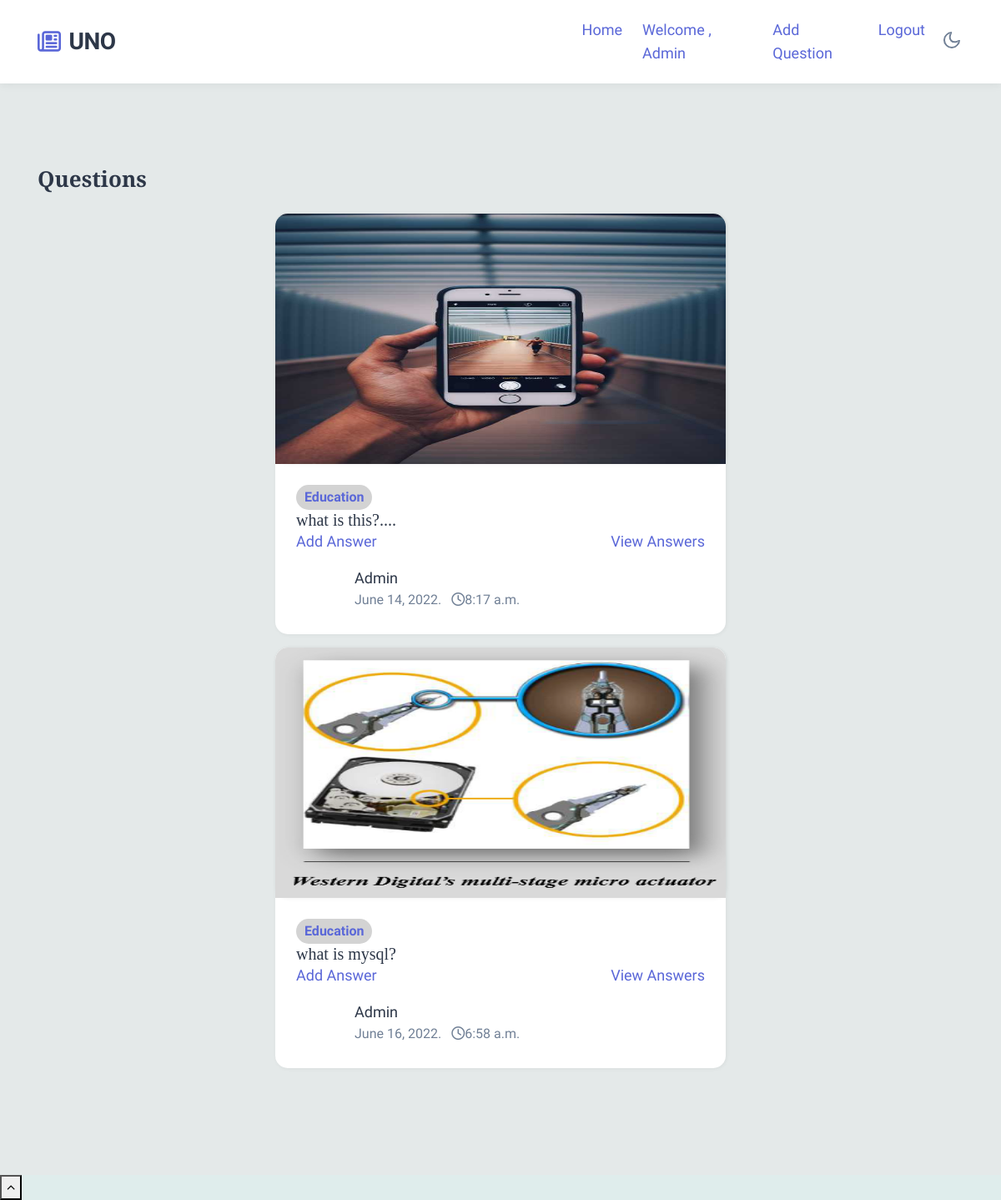
The page /categorylist/1 (signed in) on the database as committed earlier.
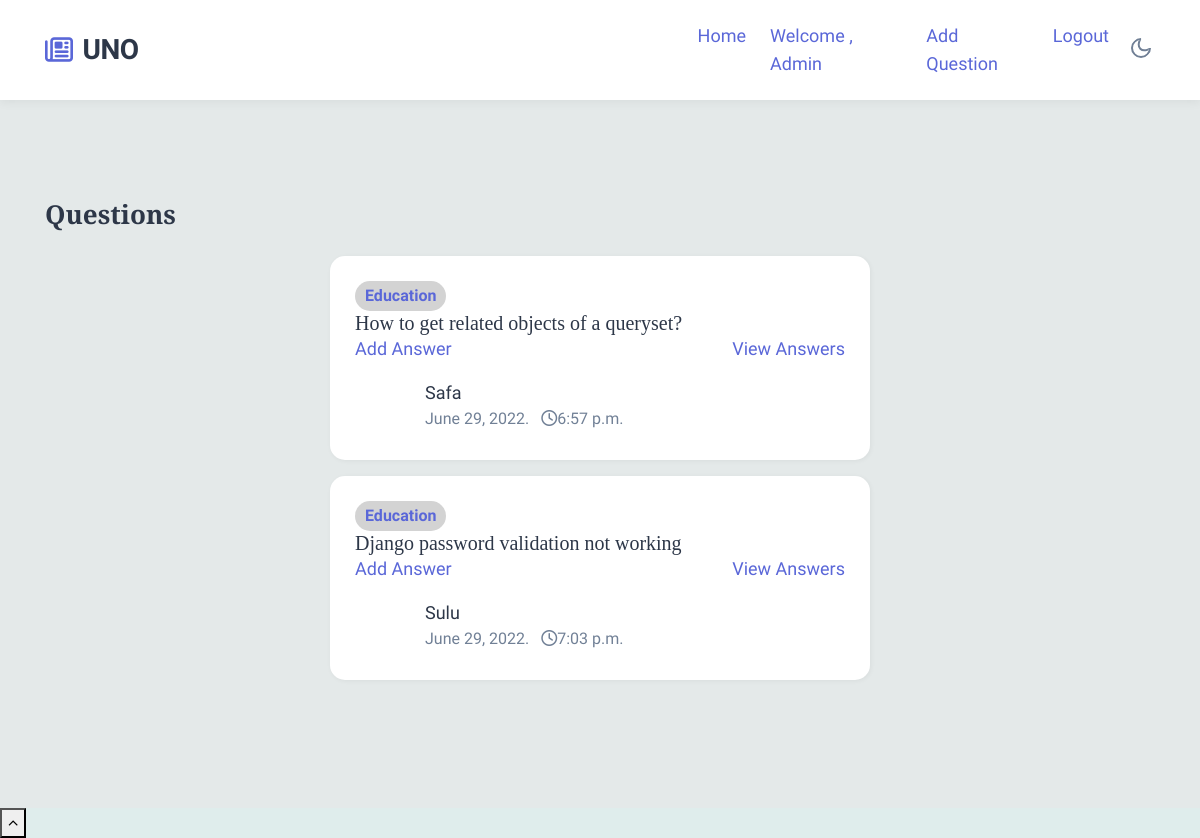
The same page on the database as committed later.
### myapp/models.py (models this page shows, shortened)
class QuestionModel(models.Model):
	user=models.ForeignKey(User,on_delete=models.CASCADE)
	qn=models.TextField(max_length=1000)
	pic=models.ImageField(upload_to="qnpic/",blank=True)
	group=models.ForeignKey(CategoryModel,on_delete=models.CASCADE)
	status=models.BooleanField(default=True)
	created_on=models.DateTimeField(auto_now=True)
	updated_on=models.DateTimeField(auto_now=True)

class CategoryModel(models.Model):
	name=models.CharField(max_length=30)
	status=models.BooleanField(default=True)
	created_on=models.DateTimeField(auto_now=True)
	def __str__(self):
		return self.name

### myapp/views.py (the view)
# urls.py: path('categorylist/<int:pk>', CategoryList.as_view(), name='categorylist'),
class CategoryList(View):
	template_name='categorylist.html'
	def get(self,request,pk):
		data=CategoryModel.objects.get(id=pk)
		answerdata=QuestionModel.objects.filter(group=data)
		return render(request,self.template_name,{'answerdata':answerdata,'data':data})

### templates/categorylist.html (shortened to what this page needs)
{% load static %}
<!doctype html>
<html lang="en">
<head>
    <link href="https://cdn.jsdelivr.net/npm/bootstrap@5.1.3/dist/css/bootstrap.min.css" rel="stylesheet">
    <link rel="stylesheet" href="{% static 'assets/css/style-starter.css' %}">
</head>
<body>
    <header class="w3l-header">
        <div class="container">
            <nav class="navbar navbar-expand-lg navbar-light fill px-lg-0 py-0 px-sm-3 px-0">
                <a class="navbar-brand" href="index.html">
                    <span class="fa fa-newspaper-o"></span> UNO</a>
                <div class="collapse navbar-collapse" id="navbarSupportedContent">
                    <ul class="navbar-nav">
                        <li class="nav-item active">
                            <a class="nav-link" href="/">Home</a>
                        </li>
                        {% if user.is_authenticated %}
                        <li class="nav-item active">
                            <a class="nav-link" href=" ">Welcome , {{request.user}}</a>
                        </li>
                        <li class="nav-item active">
                            <a class="nav-link" href="addqn/">Add Question</a>
                        </li>
                        <li class="nav-item active">
                            <a class="nav-link" href="{% url 'logout'%}">Logout</a>
                        </li>
                        {% endif %}
                    </ul>
                </div>
                <div class="mobile-position">
                    <nav class="navigation">
                        <div class="theme-switch-wrapper">
                            <label class="theme-switch" for="checkbox">
                                <div class="mode-container">
                                    <i class="gg-moon"></i>
                                </div>
                            </label>
                        </div>
                    </nav>
                </div>
        </div>
    </header>
    {% if user.is_authenticated %}
    <div class="w3l-homeblock2 py-5" style="background-color: rgb(228, 233, 233);">
        <div class="container py-lg-5 py-md-4">
            <h3 class="section-title-left mb-4">Questions</h3>
            <div class="row justify-content-center">
                <div class="col-6 mb-3 item">
                    {% for i in answerdata %}
                    <div class="card mb-3">
                        <div class="card-header p-0 position-relative">
                            {% if i.pic %}
                                <img class="card-img-bottom d-block radius-image-full" src="{{i.pic.url}}"
                                    alt="Card image cap" height="300px" width="300px">
                            {% endif %}
                        </div>
                        <div class="card-body blog-details">
                            <span class="label-blue">{{i.group}}</span>
                            <h5>{{i.qn}}</h5>
                            <p>
                                <a href="{% url 'addans' i.id %}" class="text-blue">Add Answer</a>
                                <a href="{% url 'answers' i.id %}" class="text-blue float-right"> View Answers</a>
                            </p>
                            <div class="author align-items-center mt-3 mb-1">
                                <ul class="blog-meta">
                                    <li>
                                        <a href="{% url 'chatroom' i.user.id %}">{{i.user}}</a>
                                    </li>
                                    <li class="meta-item blog-lesson">
                                        <span class="meta-value"> {{i.created_on.date}}</span>. <span
                                            class="meta-value ml-2"><span class="fa fa-clock-o"></span>{{i.created_on.time}}</span>
                                    </li>
                                </ul>
                            </div>
                        </div>
                    </div>
                    {% endfor %}
                </div>
            </div>
        </div>
    </div>
        <button onclick="topFunction()" id="movetop" title="Go to top">
            <span class="fa fa-angle-up"></span>
        </button>
{% else %}
<center style="padding-top: 250px;">
<h2>You need to login to View this content. Please <b><a href="{% url 'login'%}">Login</a></h2>
</center>
{% endif %}
</body>
</html>

Rows that differ between the two databases and show on the page:
removed QuestionModel: pic (picture), group "Education", qn "what is this?....", user "Admin", created_on "June 14, 2022", created_on.time "8:17 a.m."
removed QuestionModel: pic (picture), group "Education", qn "what is mysql?", user "Admin", created_on "June 16, 2022", created_on.time "6:58 a.m."
added QuestionModel: group "Education", qn "How to get related objects of a queryset?", user "Safa", created_on "June 29, 2022", created_on.time "6:57 p.m."
added QuestionModel: group "Education", qn "Django password validation not working", user "Sulu", created_on "June 29, 2022", created_on.time "7:03 p.m."
